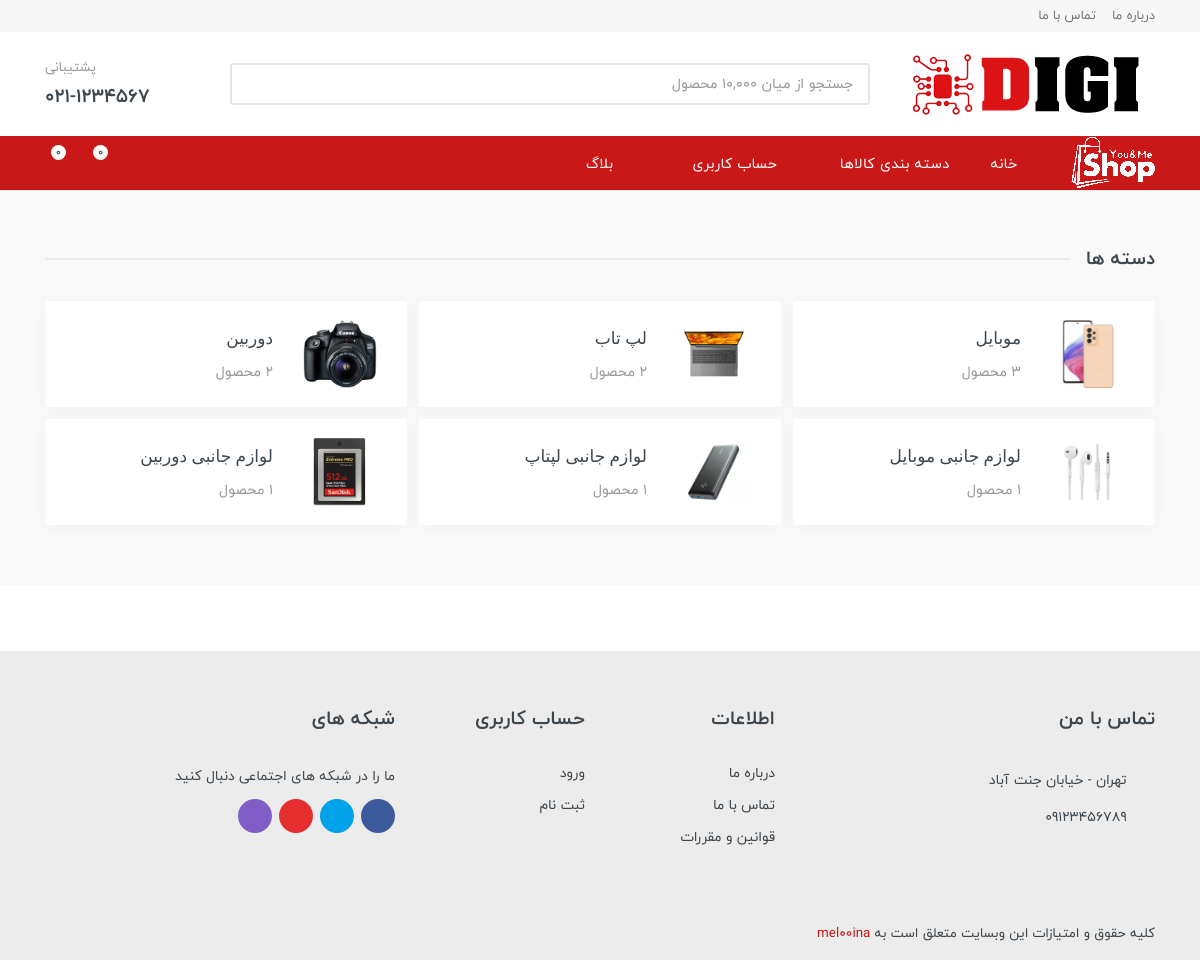
The app's page /products/product_group/ with its own data.
### apps/products/models.py (models this page shows, shortened)
class ProductGroup(models.Model):
    file_upload=FileUploader('images','product_group')
    group_name=models.CharField(max_length=50,verbose_name='عنوان گروه کالا')
    group_slug=models.SlugField(max_length=50,null=True,verbose_name='شناسه گروه کالا')
    group_image=models.ImageField(upload_to=file_upload.upload_to,verbose_name='تصویر گروه کالا')
    group_isactive=models.BooleanField(default=False,verbose_name='وضعیت گروه',blank=True) #
    product_registerdate=models.DateTimeField(auto_now_add=True,verbose_name='تاریخ درج')
    product_publish_date=models.DateTimeField(default=timezone.now,verbose_name='تاریخ انتشار')
    product_update_date=models.DateTimeField(auto_now=True,verbose_name='تاریخ بروزرسانی')
    group_parent=models.ForeignKey('ProductGroup',on_delete=models.CASCADE,verbose_name='والد گروه کالا',blank=True,null=True,related_name='groups') #
    class Meta:
        verbose_name='گروه محصول'
        verbose_name_plural='گروه های محصولات'

### apps/products/views.py (the view)
# urls.py: path('product_group/',ProductGroupView.as_view(),name='product_group'),
class ProductGroupView(View):
    def get(self,request,*args,**kwargs):
        product_group=ProductGroup.objects.filter(Q(group_isactive=True) & ~Q(group_parent=None)).annotate(product_count= Count('products_of_group')).order_by('-product_count')
        context={
            'product_group':product_group
        }
        return render(request,'product_app/product_group.html',context)

### apps/index/views.py (called while the page is built)
def media_admin(request):
    return {'media_url':settings.MEDIA_URL}

### templates/product_app/product_group.html (shortened to what this page needs)
{% extends 'main_template.html' %}
{% block body %}
    <div class="block block--highlighted block-categories block-categories--layout--compact">
        <div class="container">
            <div class="block-header">
                <h3 class="block-header__title">دسته ها</h3>
                <div class="block-header__divider"></div>
            </div>
            <div class="block-categories__list">
                {% for group in product_group %}
                <div class="block-categories__item category-card category-card--layout--compact">
                    <div class="category-card__body">
                        <div class="category-card__image">
                            <a href="{% url 'products:products_by_group' slug=group.group_slug %} ">
                                <img src="{{media_url}}{{group.group_image}}" alt="">
                            </a>
                        </div>
                        <div class="category-card__content">
                            <div class="category-card__name">
                                <a href=" {% url 'products:products_by_group' slug=group.group_slug %}">
                                    {{group.group_name}}
                                </a>
                            </div>
                            <div class="category-card__products">
                                {{group.product_count }} محصول
                            </div>
                        </div>
                    </div>
                </div>
                {% endfor %}
            </div>
        </div>
    </div>
{% endblock body %}

### static/css/custom.css (style rules this page uses)
body { font-family: "primary-font", "segoe ui", "tahoma"; line-height: 1.85; }
h1, h2, h3, h4, h5, h6 { line-height: 1.85; font-family: "secondary-font", "primary-font", "segoe ui", "tahoma"; }
.topbar, .dropcart__product-name, .dropcart__product-options, .megamenu, .post-card--layout--grid.post-card--size--lg .post-card__name, .post-card--layout--list.post-card--size--nl .post-card__name, .post-card--layout--grid .post-card__name, .cart-table__options, .widget-posts__name, .widget-comments__author, .compare-table, .compare-table__product-name, .block-features__title, .product-card__name, .category-card__name, .category-card--layout--compact .category-card__name, .block-posts--layout--grid-nl .post-card .post-card__name, .post-header--layout--classic .post-header__title, .post-card--layout--related .post-card__name, .post-header--layout--full .post-header__title, .widget-products__name, .product-card__features-list, .products-list[data-layout=list] .product-card .product-card__features-list, .filter-categories__list, .widget-categories__list, textarea.form-control, .cart__totals { line-height: 1.85; }

### records on screen
ProductGroup: group_image (picture), group_name "موبايل"
ProductGroup: group_image (picture), group_name "لپ تاب"
ProductGroup: group_image (picture), group_name "دوربین"
ProductGroup: group_image (picture), group_name "لوازم جانبی موبایل"
ProductGroup: group_image (picture), group_name "لوازم جانبی لپتاپ"
ProductGroup: group_image (picture), group_name "لوازم جانبی دوربین"
